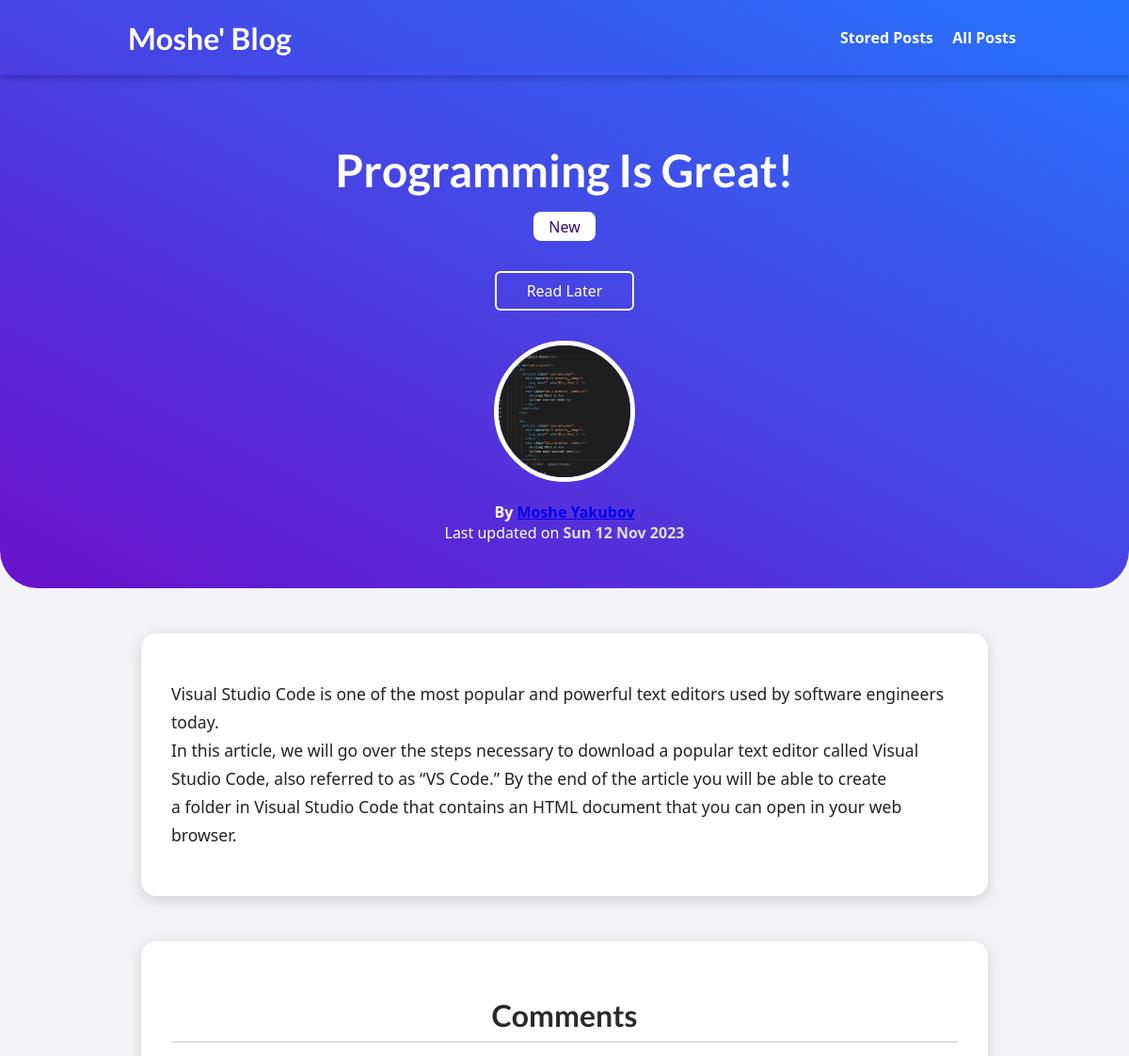
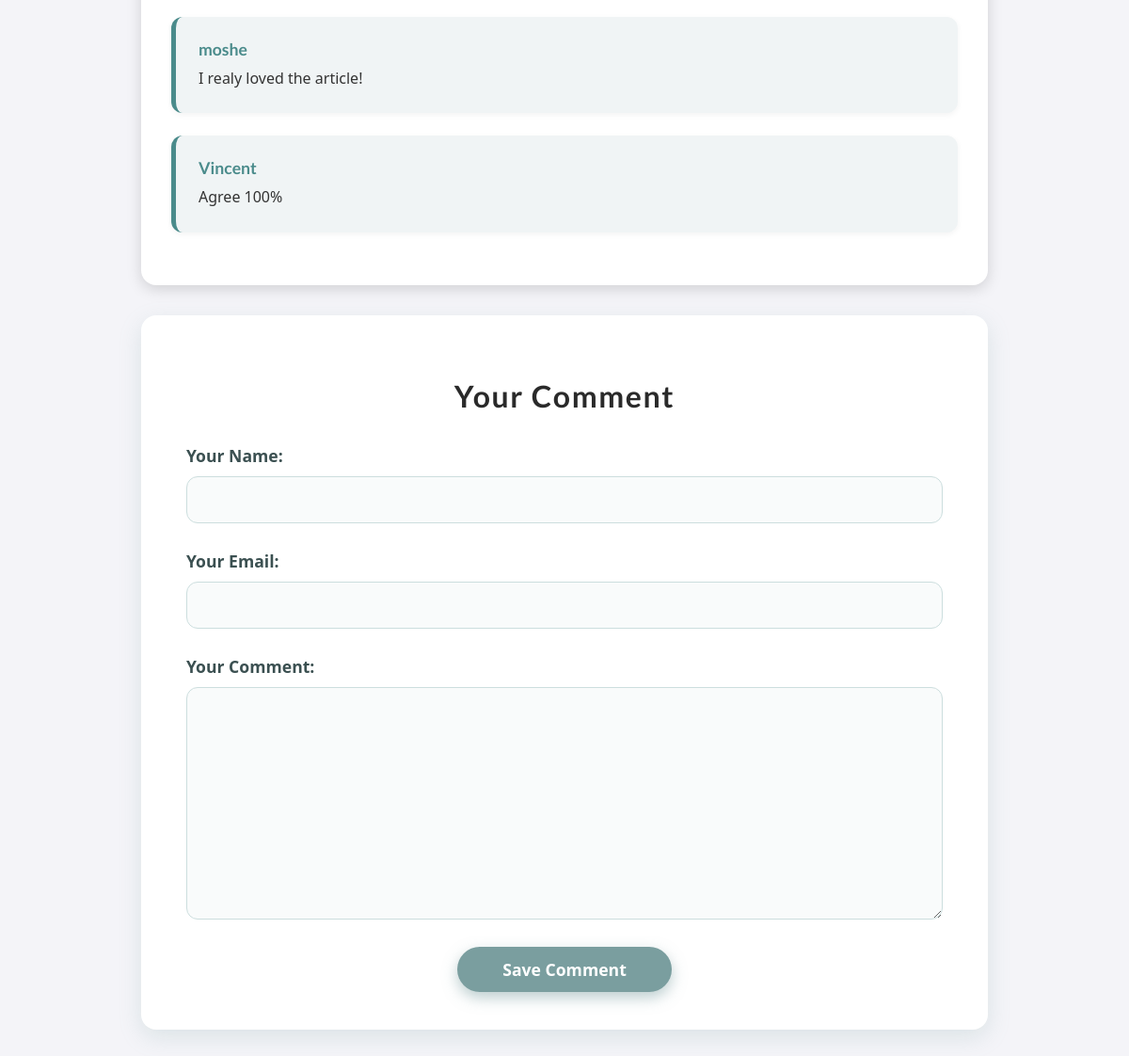
The page /posts/programming-is-great on the database its author committed (2 pictures, top to bottom).
### blog/models.py (models this page shows, shortened)
class Post(models.Model):
    title = models.CharField(max_length=150)
    excerpt = models.CharField(max_length=200)
    image = models.ImageField(upload_to='posts', null=True)
    date = models.DateField(auto_now=True)
    slug = models.SlugField(unique=True, db_index=True)
    content = models.TextField(validators=[MinLengthValidator(10)])
    author = models.ForeignKey(Author, on_delete=models.SET_NULL, null=True, related_name='posts')
    tags = models.ManyToManyField(Tag)

class Tag(models.Model):
    caption = models.CharField(max_length=20)

class Author(models.Model):
    first_name = models.CharField(max_length=100)
    last_name = models.CharField(max_length=100)
    email_address = models.EmailField()
    def full_name(self):
        return f"{self.first_name} {self.last_name}"
    def __str__(self):
        return self.full_name()

class Comment(models.Model):
    user_name = models.CharField(max_length=120)
    user_email = models.EmailField()
    text = models.TextField(max_length=400)
    post = models.ForeignKey(Post, on_delete=models.CASCADE, related_name='comments')

### blog/views.py (the view, shortened to what this page needs)
# urls.py: path("posts/<slug:slug>", views.SinglePostView.as_view(), name="post_details_page"),
class SinglePostView(View):
    def is_stored_post(self, request, post_id):
        stored_posts = request.session.get("stored_posts")
        if stored_posts is not None:
            is_saved_for_later = post_id in stored_posts
        else:
            is_saved_for_later = False
        return is_saved_for_later
    def get(self, request, slug):
        post = Post.objects.get(slug=slug)
        context = {
            "post": post,
            "post_tags": post.tags.all(),
            "comment_form": CommentForm(),
            "comments": post.comments.all().order_by("-id"),
            "saved_for_later": self.is_stored_post(request, post.id)
        }
        return render(request, "blog/post-detail.html", context)

### blog/forms.py
class CommentForm(forms.ModelForm):
    class Meta:
        model = Comment
        exclude = ["post"]
        labels = {
            "user_name": "Your Name",
            "user_email": "Your Email",
            "text": "Your Comment"
        }

### blog/templates/blog/post-detail.html (shortened to what this page needs)
{% extends "base.html" %}
{% load static %}
{% block css_files %}
    <link rel="stylesheet" href="{% static 'blog/post-detail.css' %}" />
{% endblock %}
{% block content %}
<section id="post-hero">
    <h2>{{ post.title }}</h2>
    <div class="tags">
        {% for tag in post_tags %}
            <span class="tag">{{ tag.caption }}</span>
        {% endfor %}
    </div>
    <div id="read-later">
        <form action="{% url 'read-later' %}" method="POST">
            <button>
                {% if saved_for_later %}
                    Remove from "Read Later" list
                {% else %}
                    Read Later
                {% endif %}
            </button>
        </form>
    </div>
    <article>
        <img src="{{ post.image.url }}" alt="{{ post.title }}" />
        <address>By <a href="mailto:{{ post.author.email_address }}">{{ post.author }}</a></address>
        <div>
            Last updated on
            <time>{{ post.date|date:"D d M Y" }}</time>
        </div>
    </article>
</section>
<main>
    {{ post.content|linebreaks }}
</main>
<div id="comments-wrapper">
    <section id="comments">
        <h2>Comments</h2>
        {% if comments %}
            <ul>
                {% for comment in comments %}
                    <li>
                        <div class="comment-body">
                            <h3>{{ comment.user_name }}</h3>
                            <p>{{ comment.text|linebreaks }}</p>
                        </div>
                    </li>
                {% endfor %}
            </ul>
        {% else %}
            <p>No comments yet. Be the first to share your thoughts!</p>
        {% endif %}
    </section>
    <section id="comment-form">
        <h2>Your Comment</h2>
        <form action="{% url 'post_details_page' post.slug %}" method="POST">
            {% for form_field in comment_form %}
                <div class="form-control {% if form_field.errors %}invalid{% endif %}">
                    {{ form_field.label_tag }}
                    {{ form_field }}
                </div>
            {% endfor %}
            <button>Save Comment</button>
        </form>
    </section>
</div>
{% endblock %}

### static/apps.css (style rules this page uses)
* { box-sizing: border-box; }
html { font-family: 'Open Sans', 'Lato', sans-serif; }
body { font-family: 'Segoe UI', Tahoma, Geneva, Verdana, sans-serif; background: #f4f4f8; color: #222; margin: 0; padding: 0; }
h1, h2, h3 { font-family: 'Lato', sans-serif; font-weight: bold; }

### blog/static/blog/post-detail.css (style rules this page uses)
#post-hero { background: linear-gradient(to right top, #6a11cb, #2575fc); color: white; padding: 7rem 2rem 3rem 2rem; border-bottom-left-radius: 40px; border-bottom-right-radius: 40px; text-align: center; }
#post-hero h2 { font-size: 3rem; margin-bottom: 1rem; }
#post-hero .tag { background-color: white; color: #390281; padding: 0.3rem 1rem; border-radius: 8px; display: inline-block; margin: 0 0.5rem; }
#post-hero article { margin-top: 2rem; display: inline-block; text-align: center; }
#post-hero article img { width: 150px; height: 150px; border-radius: 50%; border: 5px solid white; object-fit: cover; margin-bottom: 1rem; }
#post-hero address { font-style: normal; font-weight: bold; color: white; }
#post-hero time { font-weight: bold; color: #ddd; }
#read-later { margin-top: 2rem; }
#read-later button { background-color: transparent; border: 2px solid white; padding: 0.5rem 2rem; font: inherit; color: white; cursor: pointer; border-radius: 6px; transition: all 0.3s; }
main { width: 90%; max-width: 900px; margin: 3rem auto; background-color: white; padding: 2rem; border-radius: 16px; box-shadow: 0 4px 16px rgba(0, 0, 0, 0.15); font-size: 1.1rem; line-height: 1.7; }
#comments-wrapper { background: none; margin: 3rem auto; padding: 0; width: 90%; max-width: 900px; display: flex; flex-direction: column; gap: 2rem; }
#comments { background-color: white; padding: 2rem; border-radius: 16px; box-shadow: 0 4px 16px rgba(0, 0, 0, 0.15); }
#comments h2 { font-size: 2rem; color: #2a2a2a; margin-bottom: 2rem; text-align: center; border-bottom: 2px solid #e0e0e0; padding-bottom: 0.5rem; }
#comments ul { list-style: none; margin: 0; padding: 0; }
#comments li { display: flex; gap: 1rem; margin-bottom: 1.5rem; padding: 1.5rem; background-color: #f0f4f5; border-left: 5px solid #4a8b8b; border-radius: 12px; box-shadow: 0 2px 6px rgba(0, 0, 0, 0.05); }
#comments li h3 { margin: 0 0 0.5rem 0; font-size: 1.1rem; color: #4a8b8b; }
#comments li p { margin: 0; color: #333; line-height: 1.6; }
.comment-body { flex: 1; }
#comment-form { background-color: white; border-radius: 16px; box-shadow: 0 8px 24px rgba(122, 158, 159, 0.2); padding: 2.5rem 3rem; font-family: 'Segoe UI', Tahoma, Geneva, Verdana, sans-serif; transition: box-shadow 0.3s ease; }
#comment-form h2 { text-align: center; color: #2a2a2a; margin-bottom: 2rem; font-weight: 700; font-size: 2rem; letter-spacing: 0.05em; }
.form-control { margin-bottom: 1.8rem; display: flex; flex-direction: column; }
.form-control label { font-weight: 600; margin-bottom: 0.6rem; color: #3b5051; font-size: 1.1rem; }
.form-control input, .form-control textarea { font: inherit; padding: 0.8rem 1rem; border-radius: 12px; border: 1.8px solid #ccdede; background-color: #f9fbfb; transition: border-color 0.3s ease, background-color 0.3s ease; font-size: 1rem; resize: vertical; min-height: 3rem; }
.form-control textarea { min-height: 100px; }
#comment-form button { font: inherit; background-color: #7a9e9f; color: white; border: none; padding: 0.75rem 3rem; border-radius: 24px; cursor: pointer; font-size: 1.1rem; font-weight: 700; display: block; margin: 1.5rem auto 0 auto; box-shadow: 0 6px 15px rgba(122, 158, 159, 0.5); transition: background-color 0.3s ease; }

### rows shown on the page
Post: title "Programming Is Great!", image (picture), author "Moshe Yakubov", date "Sun 12 Nov 2023", content "Visual Studio Code is one of the most popular and powerful text editors used by software engineers today. In this article, we will go over the steps necessary to download a popular text editor called Visual Studio Code, also referred to as “VS Code.” By the end of the article you will be able to create a folder in Visual Studio Code that contains an HTML document that you can open in your web browser."
Tag: caption "New"
Comment: user_name "moshe", text "I realy loved the article!"
Comment: user_name "Vincent", text "Agree 100%"
